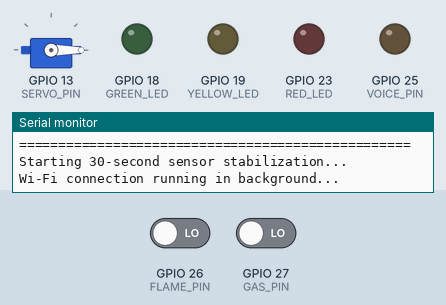
The sketch below on a simulated ESP32. On the bench: servo, output pins drawn as LEDs (lit = HIGH), the last lines printed to the serial monitor. Inputs (shaded band) come from the test bench; at power-on: GPIO 26 (FLAME_PIN) LOW, GPIO 27 (GAS_PIN) LOW. WiFi joins after 1.5 s; servers stay silent unless stated; uploads are accepted with an empty reply.

Above: at 0.6 s.
At 30.67 s:
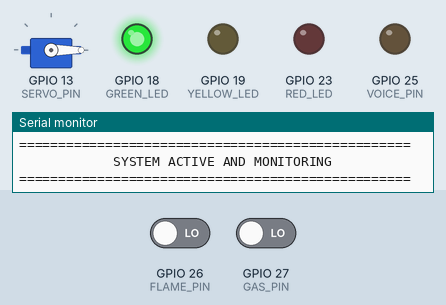
At 31.3 s:
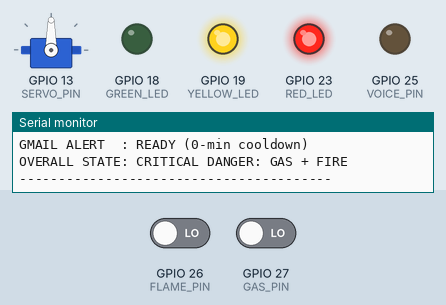
Timing chart, 0 to 32.8 s (numbered marks = the images above):
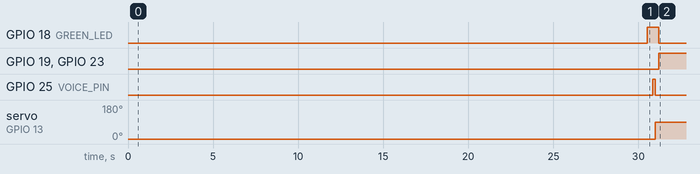

Measured:
- by itself, GPIO 18 (GREEN_LED): LOW → HIGH at 30.5 s, → LOW 0.70 s later
- by itself, GPIO 19 (YELLOW_LED), GPIO 23 (RED_LED): LOW → HIGH at 31.2 s
- by itself, GPIO 25 (VOICE_PIN): LOW → HIGH at 30.8 s, → LOW 0.15 s later
- by itself, servo on GPIO 13 (SERVO_PIN): 0° → 90° at 31.0 s

The sketch:

sketch_sep28a.ino
```cpp
/*
 ==============================================================================
  ESP32 COMPLETE GAS + FIRE DETECTION SYSTEM WITH WI-FI & SERVO MOTOR
 ==============================================================================
  Features:
  - MQ Gas Sensor (GPIO 27) with 4-sample noise filter
  - Flame Sensor (GPIO 26) with 4-sample noise filter
  - 3 Status LEDs: Green (Safe), Yellow (Gas), Red (Flame / Emergency)
  - ISD1820 Voice Alarm Module (GPIO 25)
  - SG90 Servo Motor (GPIO 13):
      * DANGER  (Gas/Fire) -> Moves to 90 deg (Closed / Cutoff)
      * SAFE    (Normalized) -> Automatically returns to 0 deg (Open / Normal)
  - Wi-Fi Auto-connect & Non-blocking handling
  - Direct Google Mail Webhook: INSTANT GMAIL ALERTS (0 MINUTE COOLDOWN!)
 ==============================================================================
*/

#include <WiFi.h>
#include <WiFiClientSecure.h>
#include <HTTPClient.h>
#include <ESP32Servo.h>

// ==============================================================================
// 1. WI-FI & DIRECT GMAIL CONFIGURATION
// ==============================================================================

// Wi-Fi Credentials
const char* WIFI_SSID     = "Gotya";
const char* WIFI_PASSWORD = "111122223333";

// Google Apps Script Webhook URL (Direct Gmails with 0 cooldown)
const char* GOOGLE_SCRIPT_URL = "https://script.google.com/macros/s/AKfycbzx25sKJl5OzL907rg8jECGqQ9Qnsj7rj8YAvplsFjkIqm6YhPhTbTeFwlv9VqmFtxhJg/exec";


// ==============================================================================
// 2. PIN DEFINITIONS
// ==============================================================================
const int GAS_PIN    = 27;  // MQ Gas Sensor Digital Output (DO)
const int FLAME_PIN  = 26;  // Flame Sensor Digital Output (DO)

const int GREEN_LED  = 18;  // Safe / Normal state LED
const int YELLOW_LED = 19;  // Gas warning LED
const int RED_LED    = 23;  // Flame / Emergency LED

const int VOICE_PIN  = 25;  // ISD1820 Voice Module PLAYE pin
const int SERVO_PIN  = 13;  // SG90 Servo Signal pin (PWM)


// ==============================================================================
// 3. SENSOR & SERVO LOGIC SETTINGS
// ==============================================================================
// Digital pins for MQ & Flame sensor modules:
// LOW = detected (sensor triggered)
// HIGH = normal
const int GAS_ACTIVE   = LOW;
const int FLAME_ACTIVE = LOW;

// Servo Angles for Valve Simulation
const int SERVO_OPEN   = 0;   // 0 degrees = Valve open (Safe / Normal)
const int SERVO_CLOSED = 90;  // 90 degrees = Valve closed (Emergency shutoff)

// Timing settings (in milliseconds)
const unsigned long SENSOR_INTERVAL = 100;    // Check sensors every 100ms
const unsigned long STATUS_INTERVAL = 1000;   // Print Serial log every 1 second
const unsigned long STARTUP_TIME    = 30000;  // 30 seconds warm-up for MQ sensor
const unsigned long VOICE_COOLDOWN  = 5000;   // 5s between voice triggers
const unsigned long EMAIL_COOLDOWN  = 10000;  // 10s cooldown between emails during live testing
const int CONFIRM_COUNT             = 4;      // 4 consecutive reads to confirm state


// ==============================================================================
// 4. GLOBAL OBJECTS & VARIABLES
// ==============================================================================
Servo valveServo;

bool gasDetected       = false;
bool flameDetected     = false;

bool lastGasRaw        = false;
bool lastFlameRaw      = false;

int  gasCount          = 0;
int  flameCount        = 0;

bool systemReady       = false;
bool valveClosed       = false;

unsigned long startupMillis     = 0;
unsigned long lastSensorMillis  = 0;
unsigned long lastStatusMillis  = 0;
unsigned long lastVoiceMillis   = 0;
unsigned long lastEmailMillis   = 0;
unsigned long lastWiFiCheck     = 0;


// ==============================================================================
// 5. HELPER: URL ENCODE STRINGS
// ==============================================================================
String urlEncode(String str) {
  String encoded = "";
  for (int i = 0; i < str.length(); i++) {
    char c = str.charAt(i);
    if (isalnum(c)) {
      encoded += c;
    } else if (c == ' ') {
      encoded += "%20";
    } else if (c == '\n') {
      encoded += "%0A";
    } else {
      char buf[4];
      sprintf(buf, "%%%02X", (unsigned char)c);
      encoded += buf;
    }
  }
  return encoded;
}


// ==============================================================================
// 6. FUNCTION: TRIGGER ISD1820 VOICE ALARM
// ==============================================================================
void playVoice() {
  unsigned long now = millis();

  if (lastVoiceMillis != 0 && (now - lastVoiceMillis < VOICE_COOLDOWN)) {
    return;
  }
  lastVoiceMillis = now;

  Serial.println(">>> [VOICE ALARM] Playing recorded voice message...");

  // Send a pulse to trigger ISD1820 PLAYE
  digitalWrite(VOICE_PIN, LOW);
  delay(20);
  digitalWrite(VOICE_PIN, HIGH);
  delay(150);
  digitalWrite(VOICE_PIN, LOW);
}


// ==============================================================================
// 7. FUNCTION: SERVO MOTOR CONTROL (AUTO CLOSE & AUTO REOPEN)
// ==============================================================================

// Close Valve (Emergency - 90 Degrees)
void closeValve() {
  if (!valveClosed) {
    Serial.println("\n**************************************************");
    Serial.println("  [SERVO] DANGER DETECTED -> CLOSING VALVE (90 DEG)");
    Serial.println("**************************************************");
    valveServo.write(SERVO_CLOSED);
    valveClosed = true;
  }
}

// Reopen Valve (Safe / Normal - 0 Degrees)
void openValve() {
  if (valveClosed) {
    Serial.println("\n**************************************************");
    Serial.println("  [SERVO] ENVIRONMENT SAFE -> REOPENING VALVE (0 DEG)");
    Serial.println("**************************************************");
    valveServo.write(SERVO_OPEN);
    valveClosed = false;
  }
}


// ==============================================================================
// 8. FUNCTION: SEND INSTANT DIRECT GMAIL VIA GOOGLE WEBHOOK (NO 30-MIN LIMIT!)
// ==============================================================================
void sendEmergencyAlert(String alertType) {
  unsigned long now = millis();

  // Short 10-second debounce so contact bounce doesn't double-send
  if (lastEmailMillis != 0 && (now - lastEmailMillis < EMAIL_COOLDOWN)) {
    return;
  }

  if (WiFi.status() != WL_CONNECTED) {
    Serial.println("[EMAIL ALERT SKIPPED] Wi-Fi is not connected.");
    return;
  }

  Serial.println("\n[ALERT] Sending instant Gmail via Google Webhook...");

  WiFiClientSecure client;
  client.setInsecure(); // Allows HTTPS without loading certificate bundle

  HTTPClient http;
  http.setFollowRedirects(HTTPC_STRICT_FOLLOW_REDIRECTS);
  http.setTimeout(10000); // 10 second timeout

  // Build parameters
  String subject = "CRITICAL SAFETY ALERT: " + alertType;
  String body    = "EMERGENCY DETECTED by ESP32 Safety System!\n\n"
                   "Condition: " + alertType + "\n"
                   "Gas Sensor: " + (gasDetected ? "DETECTED" : "NORMAL") + "\n"
                   "Flame Sensor: " + (flameDetected ? "DETECTED" : "NORMAL") + "\n"
                   "Servo Valve: SHUT DOWN (90 degrees)\n"
                   "Voice Alarm: TRIGGERED\n\n"
                   "Please inspect the location immediately!";

  String fullUrl = String(GOOGLE_SCRIPT_URL) + "?subject=" + urlEncode(subject) + "&body=" + urlEncode(body);

  if (http.begin(client, fullUrl)) {
    int httpCode = http.GET();
    Serial.print("[ALERT] Google Webhook Response Code: ");
    Serial.println(httpCode);

    if (httpCode == 200 || httpCode == 302) {
      Serial.println("[ALERT SUCCESS] Direct Gmail sent successfully to BOTH addresses!");
      lastEmailMillis = now;
    } else {
      Serial.println("[ALERT FAILED] Server response code: " + String(httpCode));
    }
    http.end();
  } else {
    Serial.println("[ALERT ERROR] Failed to connect to Google Apps Script.");
  }
}


// ==============================================================================
// 9. FUNCTION: CONTROL LEDs
// ==============================================================================
void updateLEDs() {
  // Normal / Safe
  if (!gasDetected && !flameDetected) {
    digitalWrite(GREEN_LED, HIGH);
    digitalWrite(YELLOW_LED, LOW);
    digitalWrite(RED_LED, LOW);
  }
  // Gas only
  else if (gasDetected && !flameDetected) {
    digitalWrite(GREEN_LED, LOW);
    digitalWrite(YELLOW_LED, HIGH);
    digitalWrite(RED_LED, LOW);
  }
  // Flame only
  else if (!gasDetected && flameDetected) {
    digitalWrite(GREEN_LED, LOW);
    digitalWrite(YELLOW_LED, LOW);
    digitalWrite(RED_LED, HIGH);
  }
  // Gas + Flame both
  else {
    digitalWrite(GREEN_LED, LOW);
    digitalWrite(YELLOW_LED, HIGH);
    digitalWrite(RED_LED, HIGH);
  }
}


// ==============================================================================
// 10. FUNCTION: READ AND DEBOUNCE SENSORS
// ==============================================================================
void readSensors() {
  bool gasRaw   = (digitalRead(GAS_PIN) == GAS_ACTIVE);
  bool flameRaw = (digitalRead(FLAME_PIN) == FLAME_ACTIVE);

  // --- GAS SENSOR FILTER ---
  if (gasRaw == lastGasRaw) {
    if (gasCount < CONFIRM_COUNT) {
      gasCount++;
    }
  } else {
    lastGasRaw = gasRaw;
    gasCount = 1;
  }

  if (gasCount >= CONFIRM_COUNT) {
    if (gasDetected != gasRaw) {
      gasDetected = gasRaw;

      if (gasDetected) {
        Serial.println();
        Serial.println("========================================");
        Serial.println("       !!! GAS LEAK DETECTED !!!        ");
        Serial.println("========================================");

        playVoice();
        closeValve();
        sendEmergencyAlert("GAS LEAK DETECTED");
      } else {
        Serial.println("[INFO] Gas level normalized.");
      }
    }
  }

  // --- FLAME SENSOR FILTER ---
  if (flameRaw == lastFlameRaw) {
    if (flameCount < CONFIRM_COUNT) {
      flameCount++;
    }
  } else {
    lastFlameRaw = flameRaw;
    flameCount = 1;
  }

  if (flameCount >= CONFIRM_COUNT) {
    if (flameDetected != flameRaw) {
      flameDetected = flameRaw;

      if (flameDetected) {
        Serial.println();
        Serial.println("========================================");
        Serial.println("        !!! FLAME DETECTED !!!          ");
        Serial.println("========================================");

        playVoice();
        closeValve();
        sendEmergencyAlert("FIRE / FLAME DETECTED");
      } else {
        Serial.println("[INFO] Flame cleared.");
      }
    }
  }

  // --- AUTO RESET SERVO TO 0 DEG WHEN BOTH SENSORS ARE SAFE ---
  if (!gasDetected && !flameDetected) {
    if (valveClosed) {
      openValve(); // Automatically return to 0 degrees (Safe / Normal)
    }
  }

  updateLEDs();
}


// ==============================================================================
// 11. FUNCTION: PRINT SYSTEM STATUS
// ==============================================================================
void printStatus() {
  Serial.println();
  Serial.println("----------------------------------------");
  Serial.print("GAS SENSOR   : ");
  Serial.println(gasDetected ? "DETECTED" : "NORMAL");

  Serial.print("FLAME SENSOR : ");
  Serial.println(flameDetected ? "DETECTED" : "NORMAL");

  Serial.print("SERVO VALVE  : ");
  Serial.println(valveClosed ? "CLOSED (90 deg - Safety Cutoff)" : "OPEN (0 deg - Normal / Safe)");

  Serial.print("WI-FI STATUS : ");
  if (WiFi.status() == WL_CONNECTED) {
    Serial.print("CONNECTED (IP: ");
    Serial.print(WiFi.localIP());
    Serial.println(")");
  } else {
    Serial.println("CONNECTING / DISCONNECTED");
  }

  Serial.print("GMAIL ALERT  : READY (0-min cooldown)");

  Serial.print("\nOVERALL STATE: ");
  if (gasDetected && flameDetected) {
    Serial.println("CRITICAL DANGER: GAS + FIRE");
  } else if (gasDetected) {
    Serial.println("DANGER: GAS LEAK");
  } else if (flameDetected) {
    Serial.println("DANGER: FIRE DETECTED");
  } else {
    Serial.println("SAFE");
  }
  Serial.println("----------------------------------------");
}


// ==============================================================================
// 12. SETUP
// ==============================================================================
void setup() {
  Serial.begin(115200);
  delay(500);

  // Initialize Sensors
  pinMode(GAS_PIN, INPUT);
  pinMode(FLAME_PIN, INPUT);

  // Initialize LEDs
  pinMode(GREEN_LED, OUTPUT);
  pinMode(YELLOW_LED, OUTPUT);
  pinMode(RED_LED, OUTPUT);

  // Initialize Voice Module
  pinMode(VOICE_PIN, OUTPUT);

  // Set default output pin states
  digitalWrite(GREEN_LED, LOW);
  digitalWrite(YELLOW_LED, LOW);
  digitalWrite(RED_LED, LOW);
  digitalWrite(VOICE_PIN, LOW);

  // Initialize SG90 Servo Motor
  ESP32PWM::allocateTimer(0);
  ESP32PWM::allocateTimer(1);
  ESP32PWM::allocateTimer(2);
  ESP32PWM::allocateTimer(3);
  valveServo.setPeriodHertz(50);              // Standard 50Hz servo
  valveServo.attach(SERVO_PIN, 500, 2400);    // Min 500us, Max 2400us pulse
  valveServo.write(SERVO_OPEN);               // Set initial position to 0 degrees (Open / Safe)
  valveClosed = false;

  // Start Wi-Fi connection in Station mode (non-blocking)
  WiFi.mode(WIFI_STA);
  WiFi.begin(WIFI_SSID, WIFI_PASSWORD);

  startupMillis = millis();

  Serial.println();
  Serial.println("==================================================");
  Serial.println("      ESP32 GAS + FLAME SAFETY SYSTEM READY       ");
  Serial.println("==================================================");
  Serial.println("Starting 30-second sensor stabilization...");
  Serial.println("Wi-Fi connection running in background...");
}


// ==============================================================================
// 13. MAIN LOOP
// ==============================================================================
void loop() {
  unsigned long now = millis();

  // Background non-blocking Wi-Fi auto-reconnect every 10 seconds
  if (WiFi.status() != WL_CONNECTED && (now - lastWiFiCheck >= 10000)) {
    lastWiFiCheck = now;
    WiFi.reconnect();
  }

  // --- SENSOR WARM-UP & STARTUP TIMER ---
  if (!systemReady) {
    unsigned long elapsed = now - startupMillis;

    if (elapsed < STARTUP_TIME) {
      if (now - lastStatusMillis >= 1000) {
        lastStatusMillis = now;
        unsigned long remaining = (STARTUP_TIME - elapsed + 999) / 1000;
        Serial.print("Stabilizing sensors... starting in ");
        Serial.print(remaining);
        Serial.println(" seconds.");
      }
      return; // Do not monitor until stabilization completes
    }

    // Warm-up finished!
    systemReady = true;

    // Read initial reference states
    lastGasRaw   = (digitalRead(GAS_PIN) == GAS_ACTIVE);
    lastFlameRaw = (digitalRead(FLAME_PIN) == FLAME_ACTIVE);
    gasCount     = 0;
    flameCount   = 0;

    Serial.println();
    Serial.println("==================================================");
    Serial.println("            SYSTEM ACTIVE AND MONITORING          ");
    Serial.println("==================================================");
    Serial.println();

    updateLEDs();
  }

  // --- SENSOR MONITORING ---
  if (now - lastSensorMillis >= SENSOR_INTERVAL) {
    lastSensorMillis = now;
    readSensors();
  }

  // --- STATUS PRINTOUT ---
  if (now - lastStatusMillis >= STATUS_INTERVAL) {
    lastStatusMillis = now;
    printStatus();
  }
}
```
